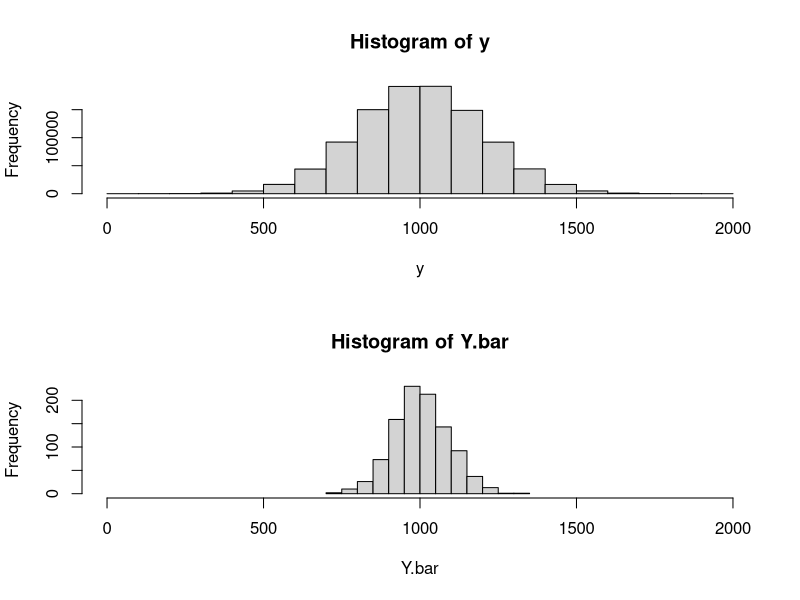
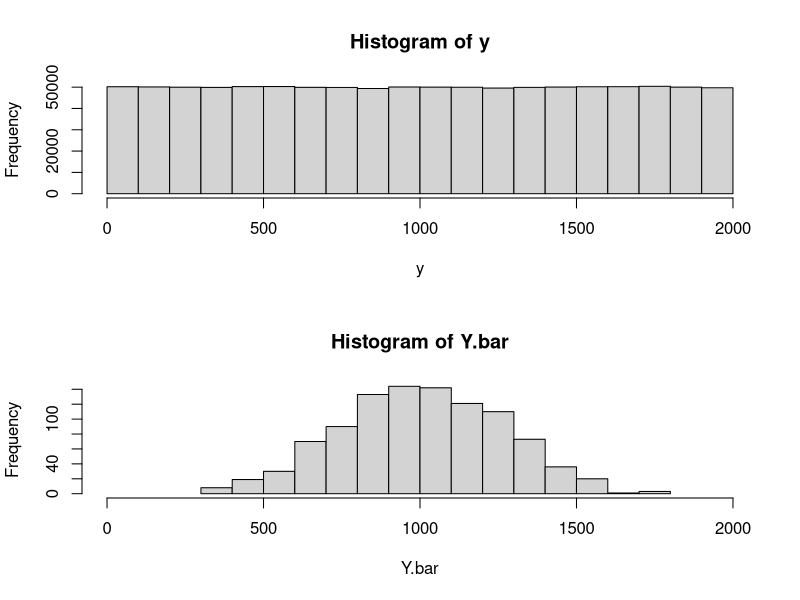
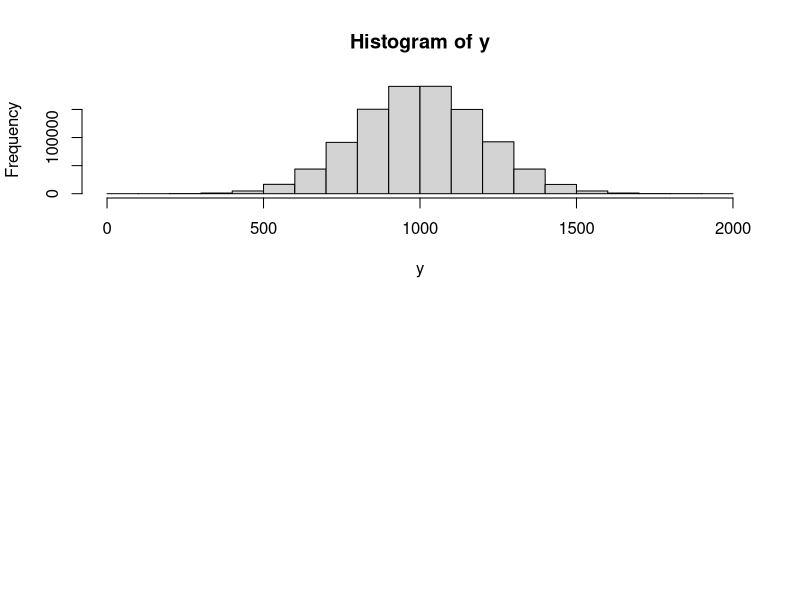
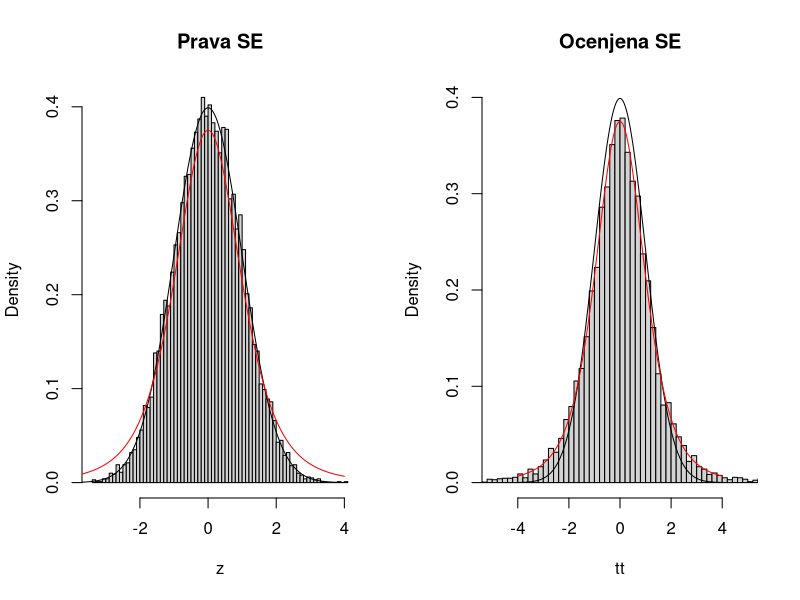

Write the R code that produced these figures, in order.
####Koda za simulacijo (datoteka simulacija.r)

######Naloga 1

##simuliraj podatke za veliko populacijo iz N(1000,200):
y<-rnorm(1000000,mean=1000,sd=200)

##prikazi porazdelitev spremenljivke v histogramu:
par(mfrow=c(2,1))
hist(y,xlim=c(0,2000))

##zacni s simulacijo

n<-5 ##velikost vzorca
B<-1000 ##stevilo ponovitev simulacije
Y.bar<-rep(NA, B) ##tu se shranijo povprecja v posameznem koraku simulacije
for ( i in 1:B) { ##zacni s simulacijo
  id<-sample(1:length(y),n) ##slucajno izberi enote
  Y<-y[id] ##vrednosti na vzorcu
  Y.bar[i]<-mean(Y) ##povprecje na vzorcu
}
hist(Y.bar,xlim=c(0,2000)) ##narisi porazdelitev Y.bar
mean(Y.bar) ##povprecje porazdelitve
sd(Y.bar) ##razprsenost porazdelitve
 
##simuliraj podatke za veliko populacijo iz U(0,2000):
y<-runif(1000000,min=0,max=2000)
##prikazi porazdelitev spremenljivke v histogramu:
par(mfrow=c(2,1))
hist(y,xlim=c(0,2000))
##zacni s simulacijo

n<-5
B<-1000
Y.bar<-rep(NA, B)
for ( i in 1:B) {
  id<-sample(1:length(y),n)
  Y<-y[id]
  Y.bar[i]<-mean(Y)
}
hist(Y.bar,xlim=c(0,2000))
mean(Y.bar)
sd(Y.bar)

#################

#################


####Naloga 2


##simuliraj podatke za veliko populacijo iz N(1000,200):
y<-rnorm(1000000,mean=1000,sd=200)
##prikazi porazdelitev spremenljivke v histogramu:
par(mfrow=c(2,1))
hist(y,xlim=c(0,2000))

##zacni s simulacijo

n<-5 ##velikost vzorca
B<-10000 ##stevilo ponovitev simulacije
Y.bar<-rep(NA, B) ##tu se shranijo povprecja v posameznem koraku simulacije
z<-rep(NA,B) ##tu se shrani standardizirano vzorcno povprecje (prava SE)
tt<-rep(NA,B) ##tu se sharni standardizirano vzorcno povprecje (ocenjena SE)
for ( i in 1:B) { ##zacni s simulacijo
  id<-sample(1:length(y),n) ##slucajno izberi enote
  Y<-y[id] ##vrednosti na vzorcu
  Y.bar[i]<-mean(Y) ##povprecje na vzorcu
  z[i]<-(mean(Y)-1000)/(200/sqrt(n))
  tt[i]<-(mean(Y)-1000)/(sd(Y)/sqrt(n))
}

par(mfrow=c(1,2)) ##na isto sliko narisi dva histograma

hist(z,freq=FALSE,main="Prava SE",breaks=100)
##narisi histogram, kjer je na y-osi relativna frekvenca

xx<-seq(from=-4,to=4,by=0.01)
##rabimo zato, da izracunamo gostoto v posamezni tocki
lines(xx,dnorm(xx))
## v sliko dodaj gostoto standardne normalne porazdelitve
lines(xx,dt(xx,df=n-1),col="red")
## v sliko dodaj se gostoto t porazdelitve s n-1 stopinjami prostosti
 
hist(tt,freq=FALSE,main="Ocenjena SE",ylim=c(0,0.4),breaks=100,xlim=c(-5,5))
##histogram, kjer uporabljena ocenjena SE
 
lines(xx,dnorm(xx))
## v sliko dodaj gostoto standardne normalne porazdelitve
lines(xx,dt(xx,df=n-1),col="red")
## v sliko dodaj se gostoto t porazdelitve s n-1 stopinjami prostost

